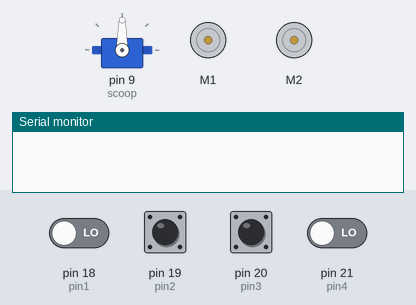
This sketch was run on a simulated Arduino Mega 2560, built with avr-gcc and run on an emulated ATmega2560. Shown: servo, 2 × DC motor (green arrow = forward, orange = backward, longer = faster), the last lines printed to the serial monitor. The inputs (shaded band) are chosen by the test bench; at power-on: pin 18 (pin1), pin 19 (pin2), pin 20 (pin3), pin 21 (pin4) LOW. Random numbers use the default seed unless the sketch sets one; the audio player accepts every command and is not drawn.

Above: at 1.2 s.
1.3 s: pin 19 (pin2) pulsed HIGH 2 times (0.12 s each, 0.3 s apart)
At 3.9 s:
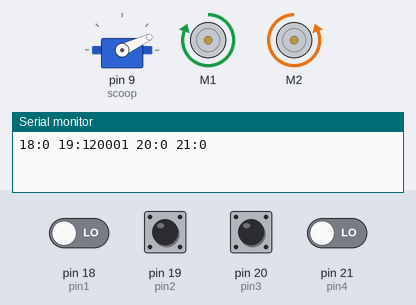
4.9 s: pin 20 (pin3) pulsed HIGH 5 times (0.12 s each, 0.3 s apart)
At 7.5 s:
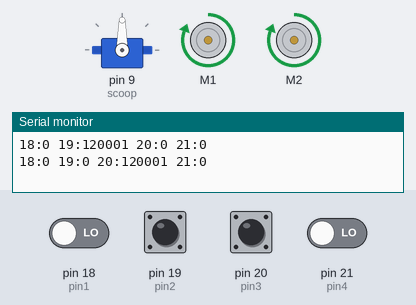
At 11.8 s:
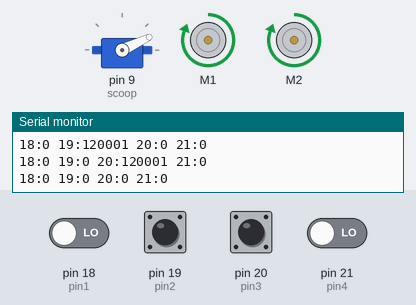
Timing chart, 0 to 13.3 s (numbered marks = the images above; inputs shaded):
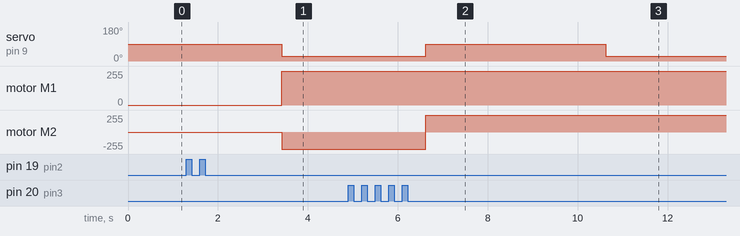

Measured:
- after the input at 4.9 s, servo on pin 9 (scoop): 25° → 90° after 1.7 s, → 25° 4.0 s later

The sketch:

2b8.ino
```cpp
#include <SoftwareSerial.h>
#include <DFPlayer_Mini_Mp3.h>

#include <AFMotor.h>
#include <Servo.h>

// Pins for the 4 input channels.
const int pin1 = 18;  // TX1
const int pin2 = 19;  // RX1
const int pin3 = 20;  // SDA (SPI data)
const int pin4 = 21;  // SCL (SPI clock)

// onOffBreak separates "off" and "on".
const unsigned long onOffBreak = 1500;

unsigned long lastPrintTime = 0;

const int mp3BusyPin = 48;
SoftwareSerial mp3Serial(50, 51); // RX, TX

Servo scoop;
AF_DCMotor motorForward(1);
AF_DCMotor motorTurn(2);

const int speed = 255;

void setup() {
  Serial.begin(115200);

  // MP3 player setup
  mp3Serial.begin(9600);
  mp3_set_serial(mp3Serial);  // set Serial for DFPlayer-mini mp3 module
  delay(1);                   // delay 1ms to set volume
  mp3_set_volume(18);         // value 0~30
  pinMode(mp3BusyPin, INPUT);

  scoop.attach(9);

  motorForward.setSpeed(speed);
  motorTurn.setSpeed(speed);


}

void loop() {
  unsigned long time1 = pulseIn(pin1, HIGH);
  unsigned long time2 = pulseIn(pin2, HIGH);
  unsigned long time3 = pulseIn(pin3, HIGH);
  unsigned long time4 = pulseIn(pin4, HIGH);

  int file_index;

  // Control
  if (time4 >= onOffBreak) {
    if (digitalRead(mp3BusyPin) == HIGH) {  // If not busy
      file_index=random(32);
      Serial.print("Playing file ");
      Serial.println(file_index);
      mp3_play(file_index);
    } else {
      Serial.println("Busy");
    }
  }

  if (time1 <= 1200){
    motorForward.run(FORWARD);
  } else if (time1 >= 1600){
    motorForward.run(BACKWARD);
  } else {
    motorForward.run(RELEASE);
  }

  if (time2 <= 1200){
    motorTurn.run(FORWARD);
  } else if (time2 >= 1600){
    motorTurn.run(BACKWARD);
  } else {
    motorTurn.run(RELEASE);
  }


  if (time3 <= 1200){
    scoop.write(25);
  } else if (time3 >= 1600){
    scoop.write(90);
  }


  // Print the PWM width every second
  unsigned long time = millis();
  if (time - lastPrintTime >= 400) {
    Serial.print(pin1);
    Serial.print(":");
    Serial.print(time1);
    Serial.print(" ");
    Serial.print(pin2);
    Serial.print(":");
    Serial.print(time2);
    Serial.print(" ");
    Serial.print(pin3);
    Serial.print(":");
    Serial.print(time3);
    Serial.print(" ");
    Serial.print(pin4);
    Serial.print(":");
    Serial.print(time4);
    Serial.println();

    lastPrintTime = time;
  }
}
```
